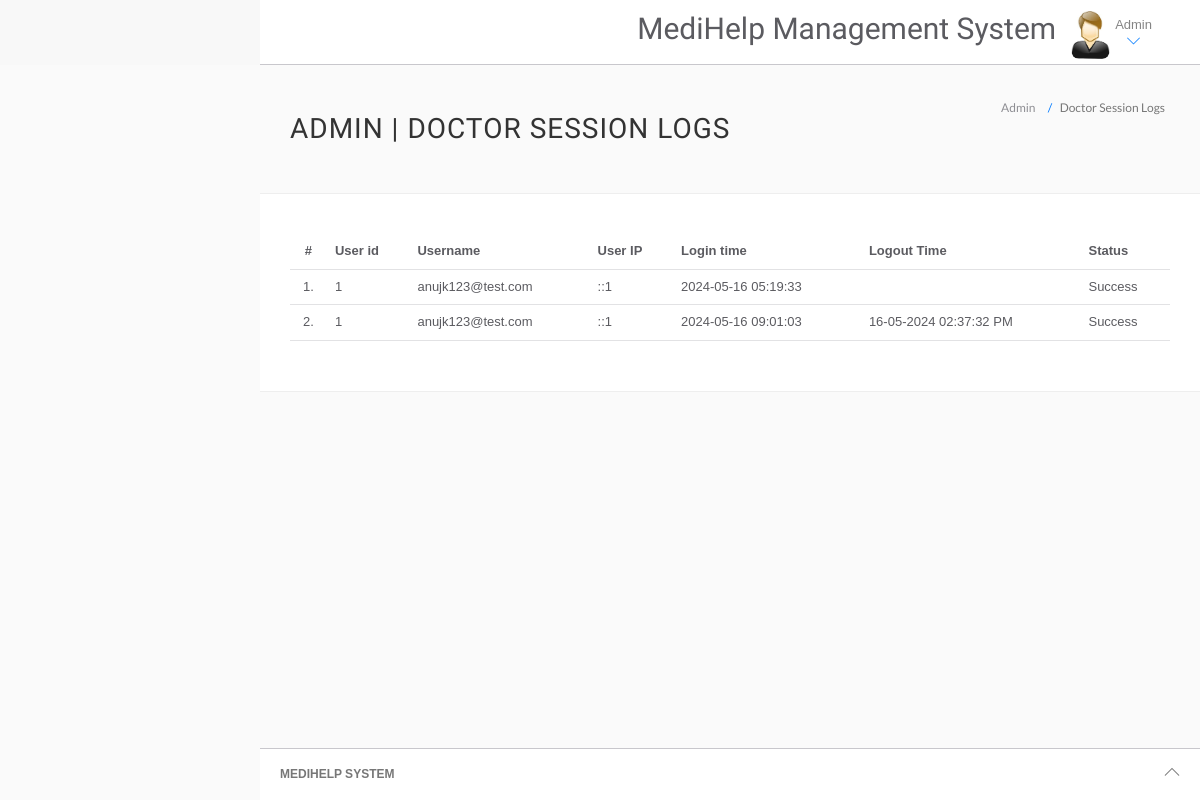
Before: /hms/admin/doctor-logs.php (signed in) with the older database file.
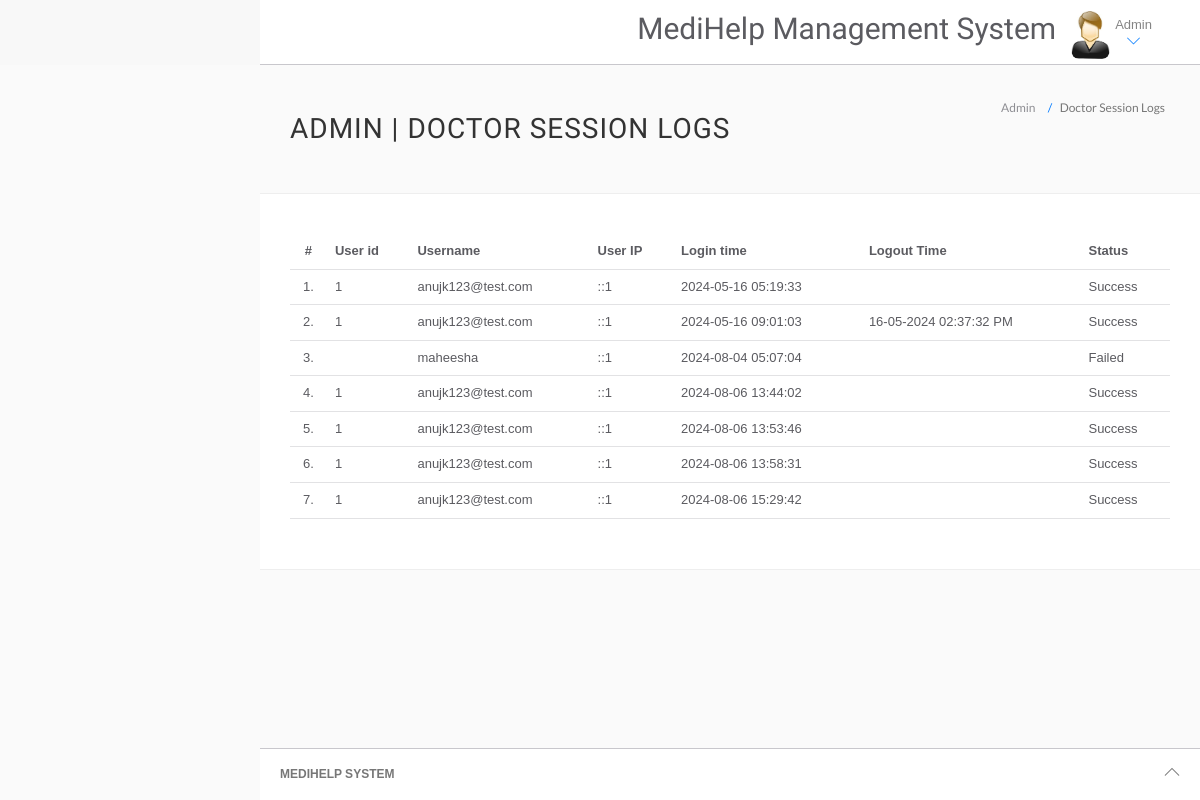
After: the same page with the newer database file.
### tables this page shows
CREATE TABLE `doctorslog` (
  `id` int(11) NOT NULL,
  `uid` int(11) DEFAULT NULL,
  `username` varchar(255) DEFAULT NULL,
  `userip` binary(16) DEFAULT NULL,
  `loginTime` timestamp NULL DEFAULT current_timestamp(),
  `logout` varchar(255) DEFAULT NULL,
  `status` int(11) DEFAULT NULL
);

### hms/admin/doctor-logs.php (the view, shortened to what this page needs)
<?php
include('include/config.php');
if(strlen($_SESSION['id']==0)) {
 header('location:logout.php');
  } else{
?>
<!DOCTYPE html>
<html lang="en">
	<head>
		<link rel="stylesheet" href="vendor/bootstrap/css/bootstrap.min.css">
		<link rel="stylesheet" href="vendor/fontawesome/css/font-awesome.min.css">
		<link rel="stylesheet" href="vendor/themify-icons/themify-icons.min.css">
		<link href="vendor/animate.css/animate.min.css" rel="stylesheet" media="screen">
		<link href="vendor/perfect-scrollbar/perfect-scrollbar.min.css" rel="stylesheet" media="screen">
		<link href="vendor/switchery/switchery.min.css" rel="stylesheet" media="screen">
		<link href="vendor/bootstrap-touchspin/jquery.bootstrap-touchspin.min.css" rel="stylesheet" media="screen">
		<link href="vendor/select2/select2.min.css" rel="stylesheet" media="screen">
		<link href="vendor/bootstrap-datepicker/bootstrap-datepicker3.standalone.min.css" rel="stylesheet" media="screen">
		<link href="vendor/bootstrap-timepicker/bootstrap-timepicker.min.css" rel="stylesheet" media="screen">
		<link rel="stylesheet" href="assets/css/styles.css">
		<link rel="stylesheet" href="assets/css/plugins.css">
		<link rel="stylesheet" href="assets/css/themes/theme-1.css" id="skin_color" />
	</head>
	<body>
		<div id="app">
			<div class="app-content">
					<?php include('include/header.php');?>
				<div class="main-content" >
					<div class="wrap-content container" id="container">
						<section id="page-title">
							<div class="row">
								<div class="col-sm-8">
									<h1 class="mainTitle">Admin  | Doctor Session Logs</h1>
																	</div>
								<ol class="breadcrumb">
									<li>
										<span>Admin </span>
									</li>
									<li class="active">
										<span>Doctor Session Logs</span>
									</li>
								</ol>
							</div>
						</section>
						<div class="container-fluid container-fullw bg-white">
									<div class="row">
								<div class="col-md-12">
									<table class="table table-hover" id="sample-table-1">
										<thead>
											<tr>
												<th class="center">#</th>
												<th class="hidden-xs">User id</th>
												<th>Username</th>
												<th>User IP</th>
												<th>Login time</th>
												<th>Logout Time </th>
												<th> Status </th>
											</tr>
										</thead>
										<tbody>
<?php
$sql=mysqli_query($con,"select * from doctorslog ");
$cnt=1;
while($row=mysqli_fetch_array($sql))
{
?>
											<tr>
												<td class="center"><?php echo $cnt;?>.</td>
												<td class="hidden-xs"><?php echo $row['uid'];?></td>
												<td class="hidden-xs"><?php echo $row['username'];?></td>
												<td><?php echo $row['userip'];?></td>
												<td><?php echo $row['loginTime'];?></td>
												<td><?php echo $row['logout'];?>
												</td>
												<td>
<?php if($row['status']==1)
{
	echo "Success";
}
else
{
	echo "Failed";
}?>
</td>
											</tr>
											<?php
$cnt=$cnt+1;
											 }?>
										</tbody>
									</table>
								</div>
							</div>
								</div>
					</div>
				</div>
			</div>
	<?php include('include/footer.php');?>
		</div>
	</body>
</html>
<?php } ?>

Changed rows visible on the page:
added doctorslog: username "maheesha", userip "::1", loginTime "2024-08-04 05:07:04", status "Failed"
added doctorslog: uid "1", username "anujk123@test.com", userip "::1", loginTime "2024-08-06 13:44:02", status "Success"
added doctorslog: uid "1", username "anujk123@test.com", userip "::1", loginTime "2024-08-06 13:53:46", status "Success"
added doctorslog: uid "1", username "anujk123@test.com", userip "::1", loginTime "2024-08-06 13:58:31", status "Success"
added doctorslog: uid "1", username "anujk123@test.com", userip "::1", loginTime "2024-08-06 15:29:42", status "Success"
